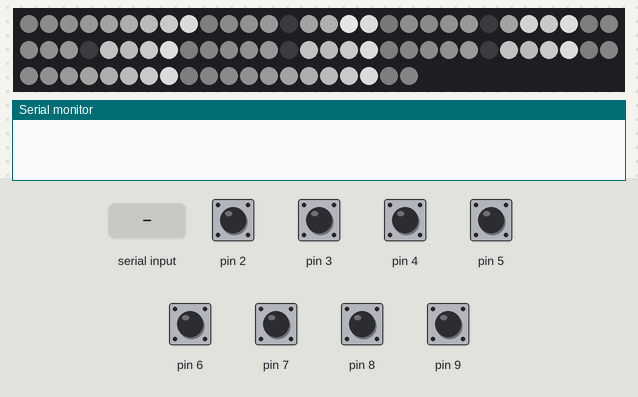
The sketch below on a simulated Arduino Uno, built with avr-gcc and run on an emulated ATmega328P. On the bench: 80 RGB LEDs in strip order, left to right, continuing on the next row, the last lines printed to the serial monitor. Inputs (shaded band) come from the test bench; at power-on: pin 2–9 HIGH. Dim RGB values are drawn brighter than linear; random numbers use the default seed unless the sketch sets one.

Above: at 2.44 s.
2.8 s: pin 2 pulled LOW for 0.15 s
At 3.18 s:
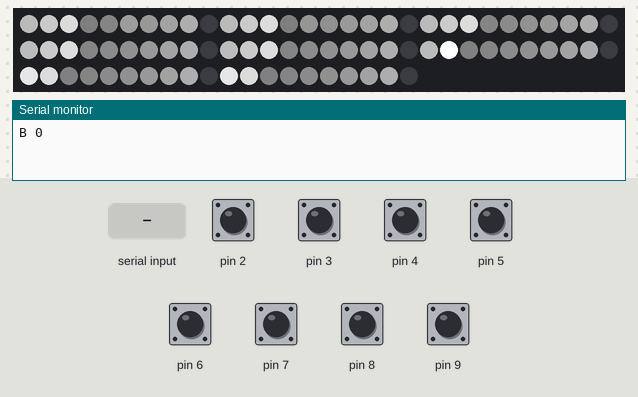
3.5 s: pin 3 pulled LOW for 0.15 s
4.2 s: "U 1\n" received over Serial
At 4.74 s:
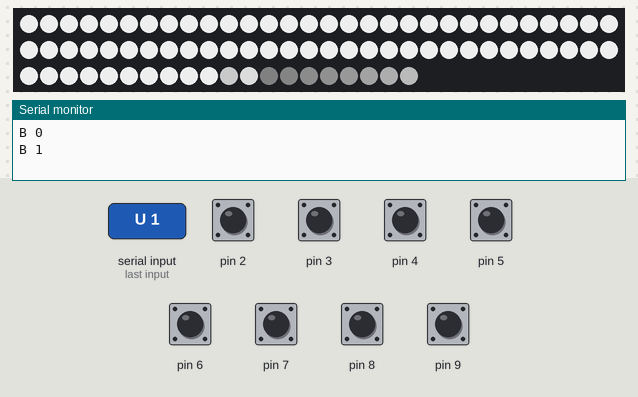

The sketch:

A_Variables.ino
```cpp
#include "FastLED.h"

#define STATUS_LED 13

#define NUM_BOLTS 8

#define NUM_LEDS_PER_BOLT 10

#define NUM_LEDS NUM_BOLTS * NUM_LEDS_PER_BOLT

#define LED_PIN A0
#define LED_TYPE WS2813
#define COLOR_ORDER GRB


#define LED_FADE_UPDATE 3
#define LED_INDEX_UPDATE 40


bool messageArrived;
String msgBuffer;
char processMsgBuffer[30];

enum GameMode {attractor, intro1, intro2, intro3, } gameMode;

CRGB leds[NUM_LEDS];

int globalFadeVal, globalLedIndex;

class Bolt
{
  public:
  Bolt(int inputPin, int ledIndex);

  void Setup(void);
  void UpdateBolt(void);

  void SetState(int state);

  void LedOff(void);
  void GreenEffect(void);
  void RedEffect(void);
  void WhiteEffect(void);
  void RotatingWhiteEffect(void);

  private:
  int _inputPin, _ledIndex, _boltState;
  bool _lastPinState;
  uint32_t _lastLedUpdate;
};

Bolt myBolts[NUM_BOLTS] = {{2, 0}, {3, NUM_LEDS_PER_BOLT*1}, {4, NUM_LEDS_PER_BOLT*2}, {5, NUM_LEDS_PER_BOLT*3}, {6, NUM_LEDS_PER_BOLT*4}, {7, NUM_LEDS_PER_BOLT*5}, {8, NUM_LEDS_PER_BOLT*6}, {9, NUM_LEDS_PER_BOLT*7}};


DEFINE_GRADIENT_PALETTE(greenEffect_gp) {
  0, 0, 0, 0,
  128, 0, 255, 0,
  255, 0, 0, 0
};

DEFINE_GRADIENT_PALETTE(redEffect_gp) {
  0, 0, 0, 0,
  128, 255, 0, 0,
  255, 0, 0, 0
};

DEFINE_GRADIENT_PALETTE(whiteEffect_gp) {
  0, 0, 0, 0,
  128, 255, 255, 255,
  255, 0, 0, 0
};

CRGBPalette16 greenEffect = greenEffect_gp;
CRGBPalette16 redEffect = redEffect_gp;
CRGBPalette16 whiteEffect = whiteEffect_gp;
```

B_SetupFunctions.ino
```cpp
void SetupIO(void)
{
  FastLED.addLeds<LED_TYPE, LED_PIN, COLOR_ORDER>(leds, NUM_LEDS).setCorrection(TypicalLEDStrip);

  FastLED.setBrightness(255);

  for (int i = 0; i < NUM_BOLTS; i++)
  {

    myBolts[i].Setup();
  }

}

void  SetupInterrupts(void)
{

}

void SetupRoutine(void)
{

  fill_solid(leds, NUM_LEDS, CRGB::Red);

  FastLED.show();
  delay(500);
  fill_solid(leds, NUM_LEDS, CRGB::Green);
  FastLED.show();
  delay(500);
  fill_solid(leds, NUM_LEDS, CRGB::Blue);
  FastLED.show();
  delay(500);
  fill_solid(leds, NUM_LEDS, CRGB::Black);

  FastLED.show();
}


Bolt::Bolt(int inputPin, int ledIndex)
{
  this->_inputPin = inputPin;
  this->_ledIndex = ledIndex;
}

void Bolt::Setup(void)
{
  pinMode(this->_inputPin, INPUT_PULLUP);
}
```

C_Inputs.ino
```cpp
void serialEvent()
{
  while (Serial.available())
  {
    /* Read incoming character */
    char inChar = (char)Serial.read();
    if (inChar == '\n')
    {
      //Serial.println("Message recieved by arduino was: " + msgBuffer);
      msgBuffer.toCharArray(processMsgBuffer, msgBuffer.length() + 1);
      msgBuffer = "";
      messageArrived = true;
    }
    else
    {
      /* Add incoming char to the buffer */
      msgBuffer += inChar;
    }
  }
}

void ProcessSerialMessages(void)
{
  String stringToken;
  int intVar, payload;
  String charVar;
  /* If a message has arrived */
  if (messageArrived)
  {
    stringToken = strtok(processMsgBuffer, " ");

    if (stringToken == "L")
    {
      intVar = atoi(strtok(NULL, " "));
      intVar = constrain(intVar, 0, 7);
      payload = atoi(strtok(NULL, " "));
      payload = constrain(payload, 0, 4);

      myBolts[intVar].SetState(payload);
    }
    else if (stringToken == "R")
    {
      for (int i = 0; i < 7; i++)
      {
        myBolts[i].SetState(0);
      }
    }
    else if (stringToken == "U")
    {
      for (int i = 0; i < 7; i++)
      {
        myBolts[i].SetState(1);
      }
    }
    messageArrived = false;
  }
}
```

D_Outputs.ino
```cpp
//void UpdateAttractor()
//{
//  static uint32_t lastFlash;
//  static bool ledState = false;
//  if (millis() >= lastFlash + ATTRACTOR_PERIOD)
//  {
//    lastFlash = millis();
//    digitalWrite(CROSS_BUTTON_LED, ledState);
//    digitalWrite(TICK_BUTTON_LED, !ledState);
//    ledState = !ledState;
//  }
//}

void Bolt::LedOff(void)
{
    for (int i = 0 ; i < NUM_LEDS_PER_BOLT; i++)
  {
    leds[this->_ledIndex + i] = CRGB::Black;
  }
}

void Bolt::GreenEffect(void)
{
  for (int i = 0 ; i < NUM_LEDS_PER_BOLT; i++)
  {
    leds[this->_ledIndex + i] = ColorFromPalette(greenEffect, globalFadeVal);

  }

}

void Bolt::RedEffect(void)
{
  for (int i = 0 ; i < NUM_LEDS_PER_BOLT; i++)
  {
    leds[this->_ledIndex + i] = ColorFromPalette(redEffect, globalFadeVal);
  }

}

void Bolt::WhiteEffect(void)
{
  for (int i = 0 ; i < NUM_LEDS_PER_BOLT; i++)
  {
    leds[this->_ledIndex + i] = ColorFromPalette(whiteEffect, globalFadeVal);
  }

}

void Bolt::RotatingWhiteEffect(void)
{
  if (millis() > this->_lastLedUpdate + LED_INDEX_UPDATE)
  {
    for (int i = 0 ; i < NUM_LEDS_PER_BOLT; i++)
    {
      leds[this->_ledIndex + i].nscale8(255 -75);

    }

    leds[this->_ledIndex + globalLedIndex] += CHSV( 0, 0, 192);

    this->_lastLedUpdate = millis();
  }
}
```

EUN25_BoltTension.ino
```cpp
//
/*
  Client:
  Job #:
  Aivaf Dev: Kieran

  Exhibit Description:
                      -

*/
```

E_Process.ino
```cpp
void UpdateGame(void)
{
//  static GameMode gameMode = attractor;
//  if (gameMode == attractor)
//  {
//    UpdateAttractor();
//    if (UserInteraction())
//    {
//      attractor = false;
//      SetFaults();
//    }
//  }
//  else if (gameMode == Intro)
//  {
//    Intro();
//  }
}

//void Intro(void)
//{
//
//}
//void ResetAllFaults(void)
//{
//  for (int i = 0; i < NUM_BOLTS; i++)
//  {
//    myBolts[i].SetFaultState(false);
//  }
//}
//
//void SetFaults(void)
//{
//  int numFaults, boltNum;
//  ResetAllFaults();
//  do
//  {
//    boltNum = random(0, NUM_BOLTS);
//    if (!myBolts[boltNum].GetFaultState())
//    {
//      myBolts[boltNum].SetFaultState(true);
//      numFaults++;
//    }
//  } while (numFaults < 3);
//}
//
//void Bolt::SetFaultState(bool faultPresent)
//{
//  this->_faultPresent = faultPresent;
//}
//
//bool Bolt::GetFaultState(void)
//{
//  return this->_faultPresent;
//}


void UpdateGlobalLedVariables(void)
{
  static uint32_t fadeTimer, swirlTimer;
  if (millis() > fadeTimer + LED_FADE_UPDATE)
  {
    globalFadeVal += 5;
    globalFadeVal %= 255;
    //Serial.println(globalFadeVal);
    fadeTimer = millis();
  }

  if (millis() > swirlTimer + LED_INDEX_UPDATE)
  {
    globalLedIndex++;
    globalLedIndex %= NUM_LEDS_PER_BOLT;
    swirlTimer = millis();
  }
}

void Bolt::UpdateBolt(void)
{
  bool pinState = digitalRead(this->_inputPin);
  if(this->_lastPinState != pinState && !pinState)
  {
    Serial.println("B " + String(this->_inputPin - 2));
  }
  this->_lastPinState = pinState;


  if(this->_boltState == 0)
  {
    this->RotatingWhiteEffect();
  }
  else if(this->_boltState == 1)
  {
    this->WhiteEffect();
  }
  else if(this->_boltState == 2)
  {
    this->GreenEffect();
  }
  else if(this->_boltState == 3)
  {
    this->RedEffect();
  }
  else if(this->_boltState == 4)
  {
    this->LedOff();
  }
}

void Bolt::SetState(int state)
{
  this->_boltState = state;
}
```

Z_Main.ino
```cpp
void setup() {
  Serial.begin(115200);

  SetupIO();
  SetupInterrupts();
  SetupRoutine();

}

void loop() {
  static uint32_t ledUpdate, fakeSignalUpdate;

  UpdateGlobalLedVariables();
  ProcessSerialMessages();

  for (int i = 0; i < NUM_BOLTS; i++)
  {
    myBolts[i].UpdateBolt();
  }


//  if (millis() > ledUpdate + 10)
//  {
//    FastLED.show();
//    ledUpdate = millis();
//
//  }

  FastLED.show();
  delay(10);

  if(millis() > fakeSignalUpdate + 5000)
  {
    Serial.println("B " + String(random(8)));
    fakeSignalUpdate = millis();
  }

}
```

x_Debug.ino
```cpp
void SetupSerial(void)
{
  Serial.begin(115200);
  while (!Serial);
}
```
